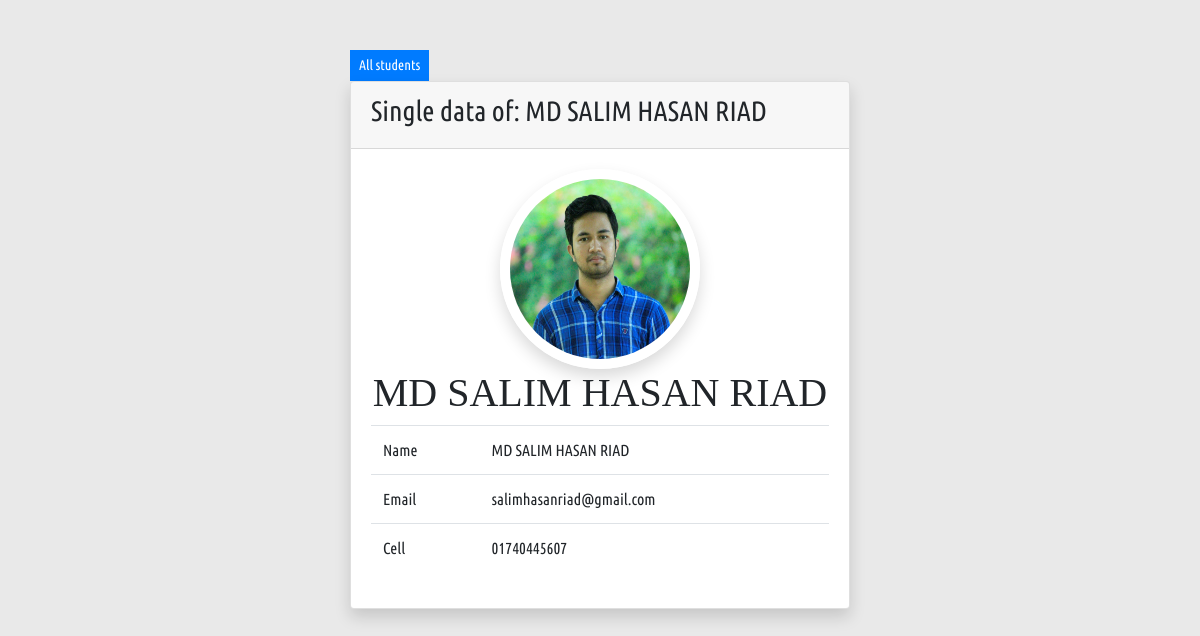
Page /view.php?id=11 on the committed database.
### tables this page shows
CREATE TABLE `students` (
  `id` int(10) NOT NULL,
  `name` varchar(100) NOT NULL,
  `email` varchar(100) NOT NULL,
  `cell` varchar(15) NOT NULL,
  `photo` varchar(100) NOT NULL,
  `status` varchar(20) NOT NULL DEFAULT 'active',
  `created_at` int(11) NOT NULL DEFAULT current_timestamp(),
  `updated_at` int(11) NOT NULL DEFAULT current_timestamp()
);

### app/Support/Database.php (called while the page is built, shortened)
<?php
abstract class Database
{
	private $host = 'localhost';
	private $user = 'root';
	private $pass = '';
	private $db = 'oop_crud';
	private function connection()
	{
		return $this -> connection = new mysqli($this -> host, $this -> user, $this -> pass, $this -> db);
	}
	protected function find($table, $id)
	{
		$sql = "SELECT * FROM $table WHERE id='$id'";
		$data = $this -> connection() -> query($sql);
		return $data;
	}
}

### app/Controller/Student.php (called while the page is built, shortened)
<?php
class Student extends Database
{
	public function singleStudent($id)
	{
		$data = $this -> find('students', $id);
		return $data -> fetch_assoc();
	}
}

### view.php (the view, shortened to what this page needs)
<?php
	$student = new Student;
	if ( isset($_GET['id']) ) {
		$id = $_GET['id'];
		$single_student = $student -> singleStudent($id);
	}
 ?>
<!DOCTYPE html>
<html lang="en">
<head>
	<link rel="stylesheet" href="assets/css/bootstrap.min.css">
	<link rel="stylesheet" href="assets/css/style.css">
	<link rel="stylesheet" href="assets/css/responsive.css">
</head>
<body>
	<div class="wrap">
		<a class="btn btn-primary btn-sm" href="data.php">All students</a>
		<div class="card shadow">
			<div class="card-header"><h3>Single data of: <?php echo $single_student['name'] ?></h3></div>
			<div class="card-body">
				<img class="shadow" style="width: 200px; height: 200px; border-radius: 50%; display: block; margin: auto; border: 10px solid #fff;" src="media/img/Student/<?php echo $single_student['photo'] ?>" alt="">
				<h1 style="text-align: center; font-family: sigmar one"><?php echo $single_student['name'] ?></h1>
				<table class="table">
					<tr>
						<td>Name</td>
						<td><?php echo $single_student['name'] ?></td>
					</tr>
					<tr>
						<td>Email</td>
						<td><?php echo $single_student['email'] ?></td>
					</tr>
					<tr>
						<td>Cell</td>
						<td><?php echo $single_student['cell'] ?></td>
					</tr>
				</table>
			</div>
		</div>
	</div>
</body>
</html>

### assets/css/style.css (style rules this page uses)
* { font-family: 'ubuntu'; }
body { background-color: #e9e9e9; }
.btn { border-radius: 0px !important; }
.wrap { width: 500px; margin: 50px auto 0px; }

### rows in the picture
students: name "MD SALIM HASAN RIAD", photo (picture), email "salimhasanriad@gmail.com", cell "01740445607"
